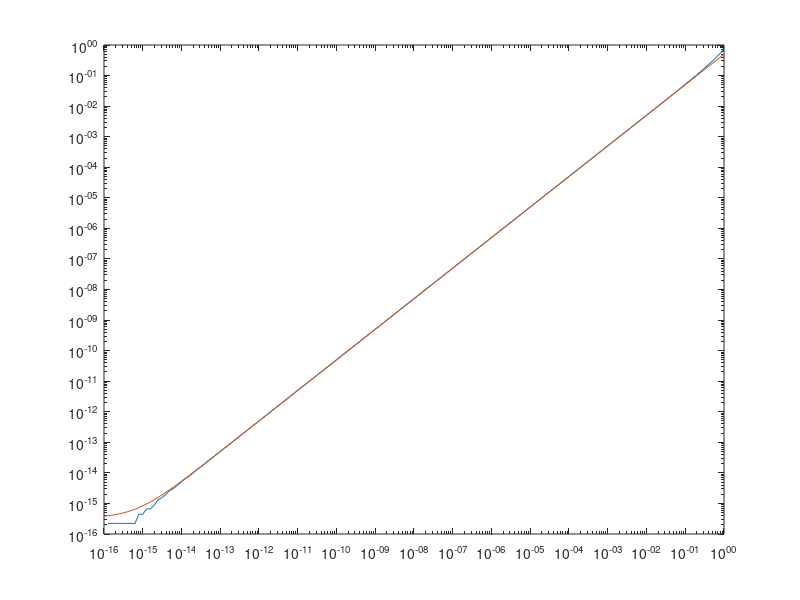

Here is the MATLAB script that generated this plot:
x = 10.^-(0:0.1:16);

u = eps() / 2;
RT = abs(x./2);

if false
    f1 = (exp(x)-1)./x;
    %RX_f1 = u * ( abs(exp(x)./x) + 2* abs((exp(x)-1)./x) );
    RX_f1 = u * (abs(1./x + 3))
    
    loglog(x, abs(f1-1), x, RX_f1 + RT);
else
    f2 = (exp(x)-1)./log(exp(x));
    
    %a = exp(x);
    %b = a - 1;
    %c = log(a);
    %d = b.\c;
    
    %RX_f2 = u * ( ...
    %    abs( (log(a)-1).*a./(log(a).^2) + 1./log(a).^2 ) + ...
    %    abs( b./log(a) ) + ...
    %    abs( b./c ) + ...
    %    abs( d ) ...
   %);
   RX_f2 = u * (x + 3);

    loglog(x, abs(f2-1), x, RX_f2 + RT);
end